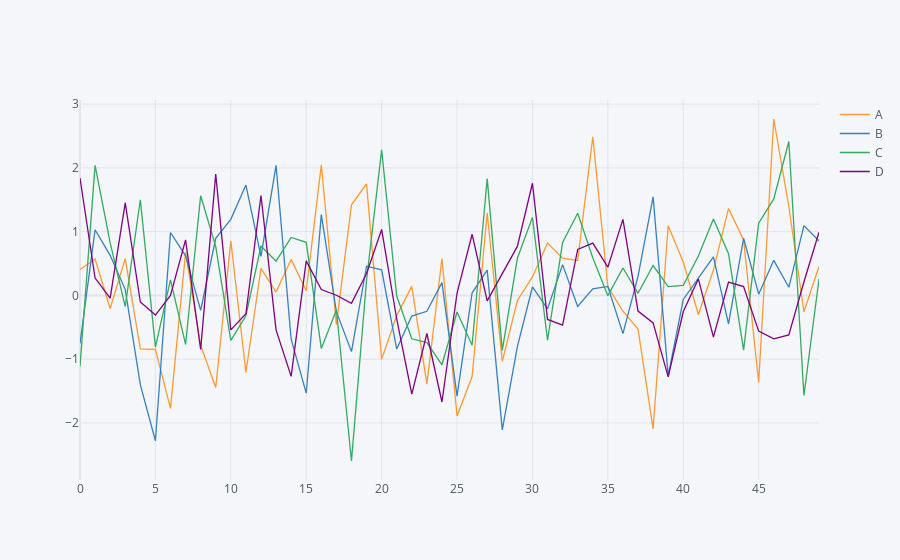

This figure's notebook cell:
### Code cell
# Create a dataframe using a NumPy array that is 50 by 4
arr_1 = np.random.randn(50, 4)
df_1 = pd.DataFrame(arr_1, columns=['A','B','C','D'])
df_1.head()

# Compare old plots to a Plotly interactive plot
# You can save as PNG, Zoom, Pan, Turn off & on Data and more
df_1.plot()
df_1.iplot()

### Figure 1 — Plotly figure (JSON) as saved in the notebook; plotly's stock layout.template omitted (floating-point values rounded to 4 significant figures)
{"data": [{"line": {"color": "rgba(255, 153, 51, 1.0)", "dash": "solid", "shape": "linear", "width": 1.3}, "mode": "lines", "name": "A", "text": "", "type": "scatter", "x": [0, 1, 2, 3, 4, 5, 6, 7, 8, 9, 10, 11, 12, 13, 14, 15, 16, 17, 18, 19, 20, 21, 22, 23, 24, 25, 26, 27, 28, 29, 30, 31, 32, 33, 34, 35, 36, 37, 38, 39, 40, 41, 42, 43, 44, 45, 46, 47, 48, 49], "y": [0.4051, 0.5702, -0.2047, 0.5769, -0.8369, -0.8454, -1.771, 0.6739, -0.7815, -1.445, 0.8518, -1.208, 0.4253, 0.05212, 0.5649, 0.07387, 2.049, -0.458, 1.421, 1.75, -1.004, -0.3166, 0.1422, -1.39, 0.5787, -1.89, -1.273, 1.295, -1.035, -0.07931, 0.2898, 0.8206, 0.5846, 0.5474, 2.488, 0.1372, -0.2481, -0.5274, -2.093, 1.092, 0.5242, -0.2999, 0.3976, 1.362, 0.8705, -1.366, 2.767, 1.394, -0.2559, 0.4535]}, {"line": {"color": "rgba(55, 128, 191, 1.0)", "dash": "solid", "shape": "linear", "width": 1.3}, "mode": "lines", "name": "B", "text": "", "type": "scatter", "x": [0, 1, 2, 3, 4, 5, 6, 7, 8, 9, 10, 11, 12, 13, 14, 15, 16, 17, 18, 19, 20, 21, 22, 23, 24, 25, 26, 27, 28, 29, 30, 31, 32, 33, 34, 35, 36, 37, 38, 39, 40, 41, 42, 43, 44, 45, 46, 47, 48, 49], "y": [-0.752, 1.029, 0.6285, 0.09173, -1.399, -2.28, 0.9871, 0.6206, -0.2348, 0.8962, 1.193, 1.73, 0.611, 2.04, -0.6875, -1.533, 1.267, -0.2545, -0.8817, 0.4578, 0.402, -0.842, -0.3244, -0.2483, 0.2013, -1.578, 0.04136, 0.3975, -2.108, -0.8035, 0.1321, -0.2111, 0.4827, -0.1745, 0.1024, 0.1404, -0.5987, 0.2999, 1.546, -1.261, -0.06243, 0.2642, 0.6041, -0.4468, 0.8968, 0.02007, 0.5502, 0.1276, 1.095, 0.8543]}, {"line": {"color": "rgba(50, 171, 96, 1.0)", "dash": "solid", "shape": "linear", "width": 1.3}, "mode": "lines", "name": "C", "text": "", "type": "scatter", "x": [0, 1, 2, 3, 4, 5, 6, 7, 8, 9, 10, 11, 12, 13, 14, 15, 16, 17, 18, 19, 20, 21, 22, 23, 24, 25, 26, 27, 28, 29, 30, 31, 32, 33, 34, 35, 36, 37, 38, 39, 40, 41, 42, 43, 44, 45, 46, 47, 48, 49], "y": [-1.116, 2.039, 0.8244, -0.1743, 1.5, -0.8104, 0.2437, -0.7683, 1.563, 0.7647, -0.7038, -0.3191, 0.775, 0.5364, 0.9087, 0.8328, -0.8319, -0.2293, -2.597, 0.2412, 2.282, -0.009808, -0.6808, -0.7415, -1.088, -0.2602, -0.7824, 1.831, -0.8625, 0.5823, 1.224, -0.7005, 0.8293, 1.288, 0.5903, -0.003704, 0.4302, 0.03312, 0.4686, 0.1386, 0.1569, 0.6191, 1.197, 0.6553, -0.8584, 1.134, 1.513, 2.415, -1.569, 0.2565]}, {"line": {"color": "rgba(128, 0, 128, 1.0)", "dash": "solid", "shape": "linear", "width": 1.3}, "mode": "lines", "name": "D", "text": "", "type": "scatter", "x": [0, 1, 2, 3, 4, 5, 6, 7, 8, 9, 10, 11, 12, 13, 14, 15, 16, 17, 18, 19, 20, 21, 22, 23, 24, 25, 26, 27, 28, 29, 30, 31, 32, 33, 34, 35, 36, 37, 38, 39, 40, 41, 42, 43, 44, 45, 46, 47, 48, 49], "y": [1.842, 0.2728, -0.04198, 1.45, -0.1029, -0.3086, 0.0005423, 0.8721, -0.8481, 1.902, -0.54, -0.2855, 1.567, -0.5401, -1.27, 0.5418, 0.09231, 0.003089, -0.1228, 0.343, 1.034, -0.3697, -1.547, -0.5972, -1.672, 0.03688, 0.9591, -0.08611, 0.3416, 0.7689, 1.76, -0.3774, -0.4669, 0.7214, 0.8212, 0.4428, 1.192, -0.2456, -0.4316, -1.278, -0.252, 0.2587, -0.654, 0.2082, 0.1394, -0.56, -0.6807, -0.6186, 0.2103, 0.9899]}], "layout": {"legend": {"bgcolor": "#F5F6F9", "font": {"color": "#4D5663"}}, "paper_bgcolor": "#F5F6F9", "plot_bgcolor": "#F5F6F9", "title": {"font": {"color": "#4D5663"}}, "xaxis": {"gridcolor": "#E1E5ED", "showgrid": true, "tickfont": {"color": "#4D5663"}, "title": {"font": {"color": "#4D5663"}, "text": ""}, "zerolinecolor": "#E1E5ED"}, "yaxis": {"gridcolor": "#E1E5ED", "showgrid": true, "tickfont": {"color": "#4D5663"}, "title": {"font": {"color": "#4D5663"}, "text": ""}, "zerolinecolor": "#E1E5ED"}}}
